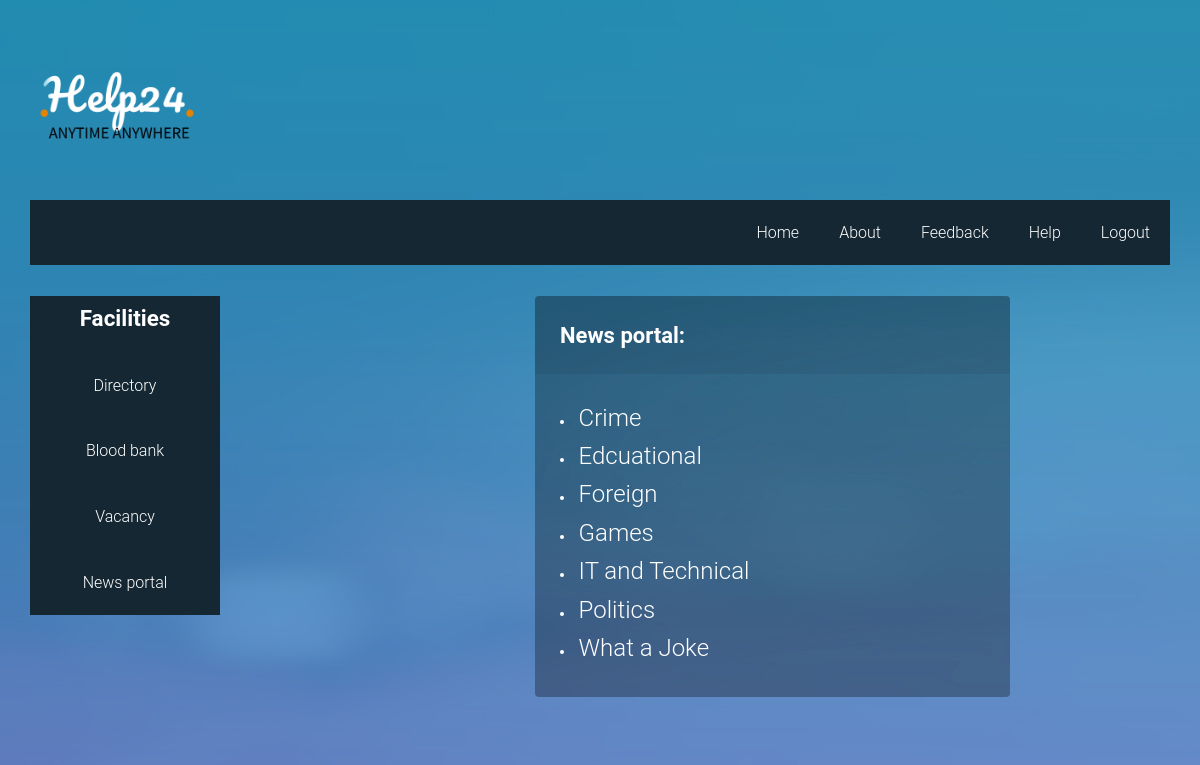
/news/nuser/ (signed in), run on the app's committed database.
### news/models.py (models this page shows)
class News(models.Model):
	news_type = models.CharField(max_length=50)
	def __str__(self):
		return self.news_type

### news/views.py (the view)
# urls.py: path('nuser/',views.newsuser,name="newsuser"),
def newsuser(request):
	if('loginstatus' not in request.session):
		return redirect('../../relogin/')
	else:
		data=News.objects.all().order_by('news_type')
		context={
			"d":data
		}
		return render(request,'newsuser.html',context)

### news/templates/newsuser.html (shortened to what this page needs)
{% load static %}
<!DOCTYPE html>
<html lang="en-US">
   <head>
      <link rel="stylesheet" href="{% static 'css/components.css'%}">
      <link rel="stylesheet" href="{% static 'css/icons.css'%}">
      <link rel="stylesheet" href="{% static 'css/responsee.css'%}">
      <link rel="stylesheet" href="{% static 'css/template-style.css'%}">
        <link rel="stylesheet" href="{% static 'font-awesome/css/font-awesome.min.css'%}">
        <link rel="stylesheet" href="{% static 'css/form-elements.css'%}">
        <link rel="stylesheet" href="{% static 'css/style.css'%}">
        <link rel="stylesheet" href="{% static 'css/soni_ji_ke_buttons.css'%}">
   </head>
   <body class="size-1520" background="{% static 'images/1.jpg'%}">
            <div class="box" style="background:transparent;">
               <div class="s-12 l-2" >
                  <img class="full-img logo" src="{% static 'images/help24logo.png'%}">
               </div>
         <div class="line">
            <nav>
               <div class="top-nav">
                  <ul class="right">
                     <li><a href="{%url 'home'%}">Home</a></li>
                     <li>
                        <a href="{%url 'About'%}">About</a>
                     </li>
                     <li>
                        <a href="{%url 'feedback'%}">Feedback</a>
                     </li>
                     <li>
                        <a href="{%url 'help'%}">Help</a>
                     </li>
                     <li>
                        <a href="{%url 'log'%}">Logout</a>
                     </li>
                  </ul>
               </div>
            </nav>
         </div>
      <div class="line" >
         <div class="box margin-bottom" style="background:transparent;">
            <div class="margin2x">
               <aside class="s-12 m-4 l-3 xl-2" style="background-color: #152732">
                  <h4 class="margin-bottom" style="background-color: #152732"><b><font color="White">Facilities</b></h4>
                  <div class="aside-nav minimize-on-small" style="background-color: #152732">
                     <ul style="background-color: #152732">
                        <li>
                           <a href="{%url 'directory'%}"><font color="White">Directory</font></a>
                        </li>
                        <li>
                           <a href="{%url 'bloodbank'%}"><font color="White">Blood bank</font></a>
                        </li>
                        <li>
                           <a href="{%url 'job'%}"><font color="White">Vacancy</font></a>
                        </li>
                        <li>
                           <a href="{%url 'newsuser'%}"><font color="White">News portal</font></a>
                        </li>
                     </ul>
                  </div>
               </aside>
                          <div class="form-box" style="width: 475px; margin-left:505px; margin-top: 10px;">
                                <div class="form-top">
                                    <div class="form-top-left">
                                        <h3><b>News portal:</b></h3>
                                    </div>
                                </div>
                                {% block content %}
                                <div  class="form-bottom">
                                    <form role="form" action="" method="post" class="login-form">
                                       {% for dd in d %}
                                      <li><a href="{% url 'breakingnewsdata' dd.id %}" style="list-style:none;"><font size="5px", color="White">
                                      {{dd}}
                                        </font></a>
                                      </li>
                                           {%endfor%}
                                    </form>
                                  </div>
                                {%endblock%}
                              </div>
                           </body>
      </html>

### static/css/template-style.css (style rules this page uses)
img.logo { max-width: 170px; }

### static/css/style.css (style rules this page uses)
body { font-family: 'Roboto', sans-serif; font-size: 16px; font-weight: 300; color: #888; line-height: 30px; text-align: center; }
a, a:hover, a:focus { color: #19b9e7; text-decoration: none; -o-transition: all .3s; -moz-transition: all .3s; -webkit-transition: all .3s; -ms-transition: all .3s; transition: all .3s; }
h3 { font-size: 22px; font-weight: 300; color: #555; line-height: 30px; }
img { max-width: 100%; }
.form-box { margin-top: 70px; }
.form-top { overflow: hidden; padding: 0 25px 15px 25px; background: #444; background: rgba(0, 0, 0, 0.35); -moz-border-radius: 4px 4px 0 0; -webkit-border-radius: 4px 4px 0 0; border-radius: 4px 4px 0 0; text-align: left; }
.form-top-left { float: left; width: 75%; padding-top: 25px; }
.form-top-left h3 { margin-top: 0; color: #fff; }
.form-bottom { padding: 25px 25px 30px 25px; background: #444; background: rgba(0, 0, 0, 0.3); -moz-border-radius: 0 0 4px 4px; -webkit-border-radius: 0 0 4px 4px; border-radius: 0 0 4px 4px; text-align: left; }

### data on the page
News: news_type "Crime"
News: news_type "Edcuational"
News: news_type "Foreign"
News: news_type "Games"
News: news_type "IT and Technical"
News: news_type "Politics"
News: news_type "What a Joke"
